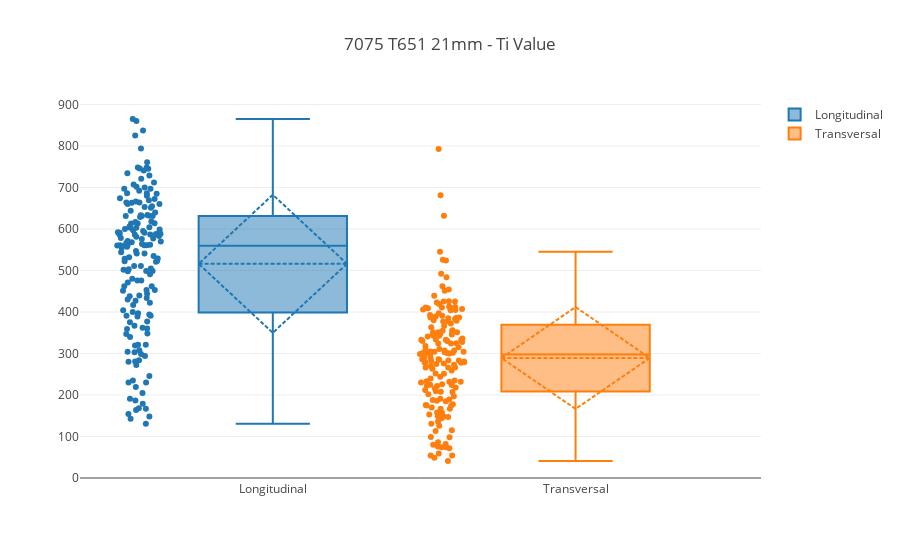

The notebook cell saved with this chart:
### Code cell
# plot til_val and tit_val as box plots - with average and stdev
# .. prepare traces
trace_til_val = ply.graph_objs.Box(
    y=rawRapstabDf['til_val'],
    name='Longitudinal',
    boxpoints='all',
    boxmean='sd',
    jitter=0.3,
    pointpos=-1.8
)

trace_tit_val = ply.graph_objs.Box(
    y=rawRapstabDf['tit_val'],
    name='Transversal',
    boxpoints='all',
    boxmean='sd',
    jitter=0.3,
    pointpos=-1.8
)

# .. set layout
mylayout = ply.graph_objs.Layout(
    title='7075 T651 21mm - Ti Value',
)

# .. set data to plot
traces = [trace_til_val, trace_tit_val]

# .. plot
graphFilename = outputDir + mylayout.title.text + ' - Box plot + Mean and SD.html'
fig = ply.graph_objs.Figure(data=traces, layout=mylayout)
if (notebookGraphingOutputs == GraphOutputOption('inline')) or (notebookGraphingOutputs == GraphOutputOption('both')):
    ply.offline.iplot(fig)
if (notebookGraphingOutputs == GraphOutputOption('htmlFile')) or (notebookGraphingOutputs == GraphOutputOption('both')):
    ply.offline.plot(fig, filename=graphFilename, auto_open=GraphAutoOpenHTML)

### Figure 1 — Plotly figure (JSON) as saved in the notebook; plotly's stock layout.template omitted (floating-point values rounded to 4 significant figures; data arrays with more than 128 entries replaced by an {"elided": "..."} marker saying what was removed)
{"data": [{"boxmean": "sd", "boxpoints": "all", "jitter": 0.3, "name": "Longitudinal", "pointpos": -1.8, "type": "box", "uid": "a8f37efa-3850-48e4-8bd0-b78ec93360ca", "y": {"elided": "168 int values"}}, {"boxmean": "sd", "boxpoints": "all", "jitter": 0.3, "name": "Transversal", "pointpos": -1.8, "type": "box", "uid": "81957b03-679f-4486-b0c4-343729f1f7c0", "y": {"elided": "168 int values"}}], "layout": {"autosize": true, "title": {"text": "7075 T651 21mm - Ti Value"}, "xaxis": {"autorange": true, "range": [-0.6339, 1.612], "type": "category"}, "yaxis": {"autorange": true, "range": [-4.778, 910.8], "type": "linear"}}}
